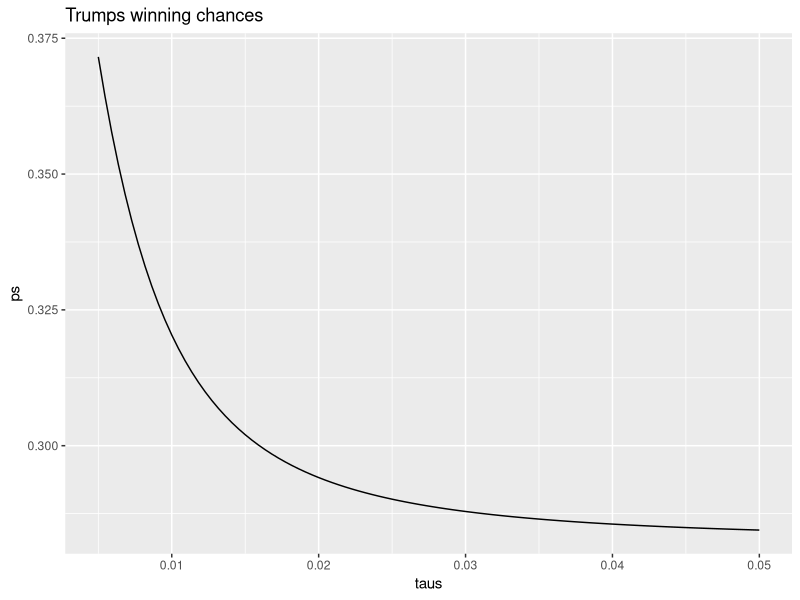

Here is the R script that generated this plot:
## ---- chunk 1
# Load the libraries and poll data
library(dplyr)
library(dslabs)
library(tidyverse)
data(polls_us_election_2016)
## ---- chunk 2
# Define `Pr_1` as the probability of the first son dying of SIDS
Pr_1 <- 1/8500

# Define `Pr_2` as the probability of the second son dying of SIDS
Pr_2 <- 1/100

# Calculate the probability of both sons dying of SIDS. Print this value to the console.
Pr_1 * Pr_2
## ---- chunk 3
# Define `Pr_1` as the probability of the first son dying of SIDS
Pr_1 <- 1/8500

# Define `Pr_2` as the probability of the second son dying of SIDS
Pr_2 <- 1/100

# Define `Pr_B` as the probability of both sons dying of SIDS
Pr_B <- Pr_1*Pr_2

# Define Pr_A as the rate of mothers that are murderers
Pr_A <- 1/1000000

# Define Pr_BA as the probability that two children die without evidence of harm, given that their mother is a murderer
Pr_BA <- 0.50

# Define Pr_AB as the probability that a mother is a murderer, given that her two children died with no evidence of physical harm. Print this value to the console.
Pr_AB = Pr_BA * Pr_A / Pr_B
Pr_AB
## ---- chunk 4
# Create an object `polls` that contains the spread of predictions for each candidate in Florida during the last polling days
polls <- polls_us_election_2016 %>% 
  filter(state == "Florida" & enddate >= "2016-11-04" ) %>% 
  mutate(spread = rawpoll_clinton/100 - rawpoll_trump/100)

# Examine the `polls` object using the `head` function
head(polls)

# Create an object called `results` that has two columns containing the average spread (`avg`) and the standard error (`se`). Print the results to the console.
results <- polls %>%
    summarise(avg = mean(spread),
              se = sd(spread) / sqrt(n()))
results
## ---- chunk 5
# The results` object has already been loaded. Examine the values stored: `avg` and `se` of the spread
results

# Define `mu` and `tau`
mu <- 0
tau <- 0.01

# Define a variable called `sigma` that contains the standard error in the object `results`
sigma <- results$se

# Define a variable called `Y` that contains the average in the object `results`
Y <- results$avg

# Define a variable `B` using `sigma` and `tau`. Print this value to the console.
B <- sigma^2 / (sigma^2 + tau^2)

# Calculate the expected value of the posterior distribution
B * mu + (1 - B) * Y
## ---- chunk 6
# Here are the variables we have defined
mu <- 0
tau <- 0.01
sigma <- results$se
Y <- results$avg
B <- sigma^2 / (sigma^2 + tau^2)

# Compute the standard error of the posterior distribution. Print this value to the console.
sqrt(1 / ((1 / sigma^2) + (1 / tau^2)))
## ---- chunk 7
# Here are the variables we have defined in previous exercises
mu <- 0
tau <- 0.01
sigma <- results$se
Y <- results$avg
B <- sigma^2 / (sigma^2 + tau^2)
se <- sqrt( 1/ (1/sigma^2 + 1/tau^2))

# Construct the 95% credible interval. Save the lower and then the upper confidence interval to a variable called `ci`.
estimate <- B * mu + (1 - B) * Y
ci <- c(estimate - qnorm(0.975) * se, estimate + qnorm(0.975) * se)
## ---- chunk 8
# Assign the expected value of the posterior distribution to the variable `exp_value`
exp_value <- B*mu + (1-B)*Y 

# Assign the standard error of the posterior distribution to the variable `se`
se <- sqrt( 1/ (1/sigma^2 + 1/tau^2))

# Using the `pnorm` function, calculate the probability that the actual spread was less than 0 (in Trump's favor). Print this value to the console.
pnorm(0, mean = exp_value, sd = se)
## ---- chunk 9
# Define the variables from previous exercises
mu <- 0
sigma <- results$se
Y <- results$avg

# Define a variable `taus` as different values of tau
taus <- seq(0.005, 0.05, len = 100)

# Create a function called `p_calc` that generates `B` and calculates the probability of the spread being less than 0
p_calc <- function(taus) {
    B <- sapply(taus, function(i) (sigma^2 / (sigma^2 + i^2)))
    se <- sapply(taus, function(i) sqrt( 1/ (1/sigma^2 + 1/i^2)))
    exp_value = sapply(B, function(i) (1 - i) * Y)
    pnorm(0, mean=exp_value, sd=se)
}

# Create a vector called `ps` by applying the function `p_calc` across values in `taus`
ps <- p_calc(taus)

# Plot `taus` on the x-axis and `ps` on the y-axis
# plot(taus, ps)
trump_percentage <- data.frame(taus, ps)
trump_percentage %>%
    ggplot(aes(taus, ps)) +
    geom_line() +
    ggtitle('Trumps winning chances')
